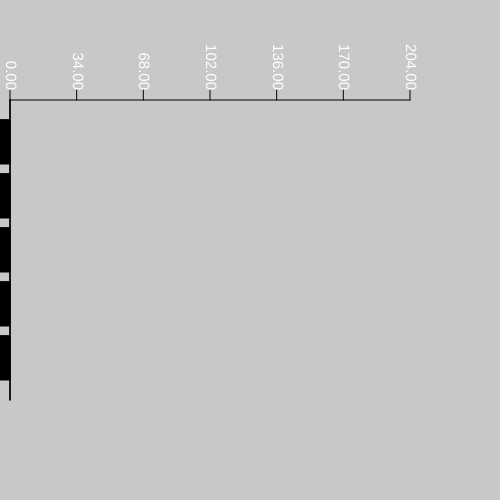
Frame 1 (no input)
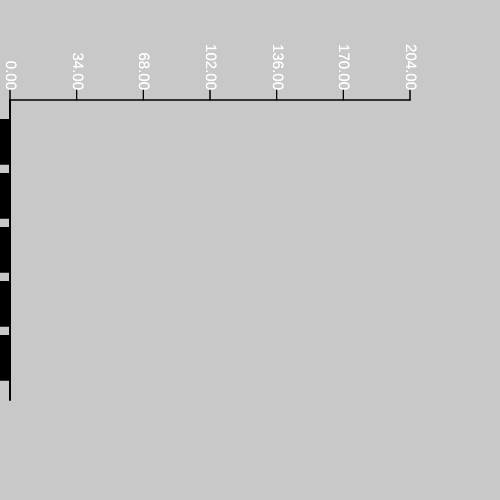
Frame 2 (the mouse pressed at the canvas centre, redrawn once)

The p5.js sketch that drew these frames (run headless with seeded random() and noise() and a simulated clock; the mouse was pressed at the canvas centre and the sketch redrawn once):

// p5.js sketch
// ── sketch.js
// HERE IS DATA AS AN ARRAY, REMEMBER: TO ACCESS ANA ARRAY YOU MUST USE THE arrayName[index] LIKE fruits.[2]. 
// THEN YOU CAN ACCESS THE PROPERTIES VALUES BU USING THE DOT NOTATION LIKE object.name OR IN MY CASE fruits[2].sales

let fruits = [
    // {month:"Jan", apple:22, oranges:27, peaches:32},
    // {month:"Feb", apple:45, oranges:32, peaches:2},
    // {month:"Mar", apple:32, oranges:27, peaches:65},
    // {month:"Apr", apple:1, oranges:99, peaches:32},
    {name:"Apple", sales:183},
    {name:"Oranges", sales:241},
    {name:"Peaches", sales:109},
    {name:"Grapes", sales:24},
    {name:"Bananas", sales:84},
];

let numFruits = [];

// for(let x=0; x<fruits.length; x++){
//     // for(let y=0; y<2; y++){
//         numFruits.push(fruits[x].sales);
//         // numFruits.push(fruits[x].apple);
//         // numFruits.push(fruits[x].oranges);
//         // numFruits.push(fruits[x].peaches);
//     // }
// }


// HERE IS MY LIST OF VARIABLES 

// let maxValue = Math.max(...numFruits);
Math.max(...fruits.map(object => object.sales));

let maxValue = Math.max(...fruits.map(object => object.sales));

let numBlocks = fruits.length;
let chartWidth = 300;
let chartHeight = 400;

// FOR TRANSLATION
let chartXPos = 10;
let chartYPos = 100;

let marginLeft = 20;
let marginRight= 20;

let blockGap = 10;

let screenWidth= 500;
let screenHeight= 500;

let lineTicks = 7;
let tLength = 10;

// THIS IS WHERE I CALCULATE MY STUFF FROM MY VARIABLES e.g BLOCK GAPS AND WIDTH

let blockWidth =(chartWidth - (marginLeft+marginRight) - ((numBlocks-1)*blockGap))/numBlocks;
// let firstBlockxPos = ((screenWidth-chartWidth)/2)+marginLeft;
let masterGap = blockWidth+blockGap;

let scaleValue = chartHeight/maxValue;
console.log(scaleValue)

let tickNum = Math.floor(maxValue/lineTicks);

// THIS IS MY SCALE FUNCTION TO SCALEDOWN THE WHOLE BAR GRAPH

function scaleMeBabes(_value){
    return map (_value,0,maxValue,0,chartHeight)

}

function setup(){
    createCanvas(screenWidth,screenHeight);
    background(200);
    angleMode(DEGREES);
    rectMode(CORNER);
    noLoop();
    colorMode (HSB, 360, 100, 100);

    // will set a random value but will keep as that, instead of changing it to another random number each time
    // randomSeed(40);
}

// SCALING STUFF

function draw(){
    randomSeed(40);
    // TRANSLATING THE WHOLE CHART
    translate(chartXPos,chartYPos);
    rotate(90);
    // THIS LOOP DRAWS ALL OUR BARS
    for(let x=0; x<numBlocks; x++){
    push();
    textSize(10);
    text("Fruit Sold");
    translate(marginLeft + (x*masterGap), 0);
    fill(fruits[x].sales,0,0);
    // fill(x*colorMode, 100, 100);
    rect(0,0,blockWidth,scaleMeBabes(-fruits[x].sales));
    pop();
    }

    
    // THIS IS HOW WE DRAW OUR XAXIS
    // Step 1) Draw a black line horizontally -> 
    line(0,0,chartWidth,0); 

    // ADDITIONAL -> TO SET THE STROKE + WEIGHT OF A LINE -> 
    // stroke(105); 
    // strokeWeight(1);

    // STEP 2: Draw the ticks at the end of the line ->
    line(0,0,chartWidth,0);
    // stroke(105);
    strokeWeight(1);

    let tGaps = chartHeight/(lineTicks-1);
    let textGap = maxValue/(lineTicks);

    line(0,0,chartWidth,0);
    line(0,0,0,-chartHeight);


    for(let x=0; x<lineTicks; x++){
        line(0, x*-tGaps, -tLength, x*-tGaps);
        // noStroke();
        fill(100)
        textSize(15);
        textAlign(RIGHT,CENTER);
        text((x*tickNum).toFixed(2), -10, x*-tGaps)
    }

}
